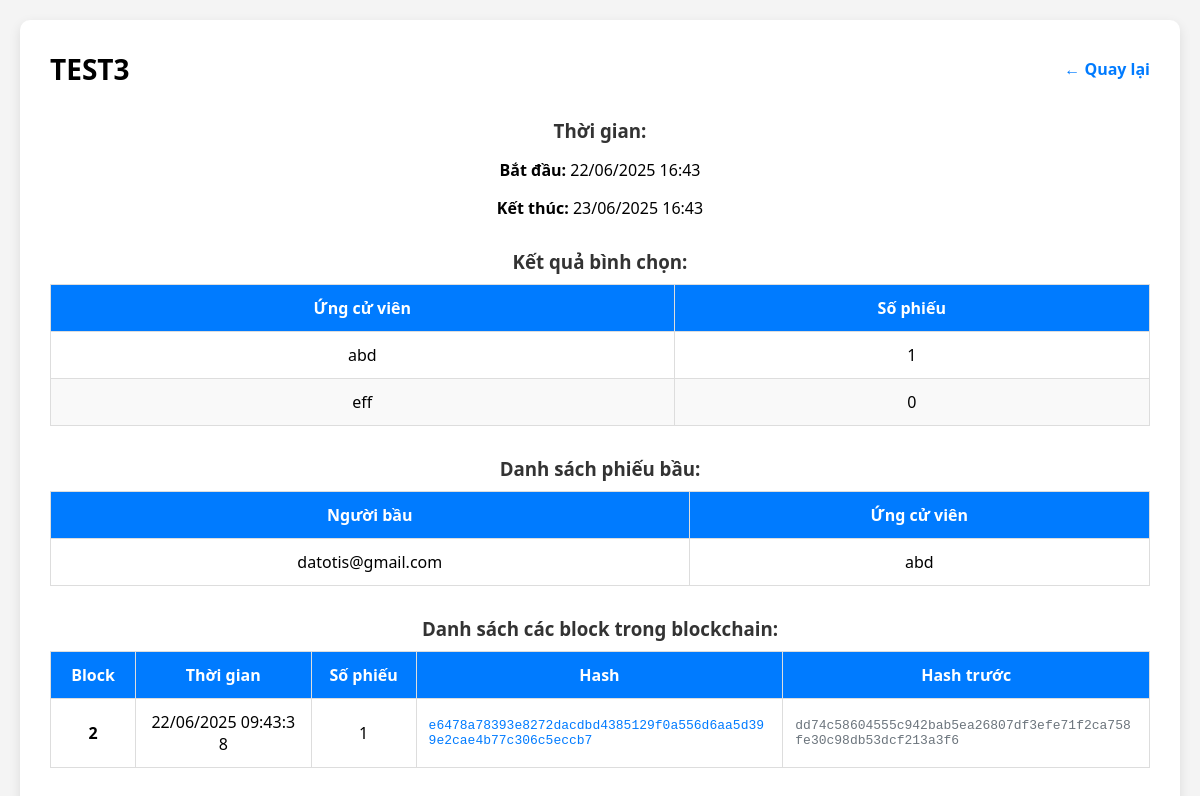
The app's page /admin/poll/4 (signed in) with its own data.
### models.py (models this page shows)
class Poll(db.Model):
    id = db.Column(db.Integer, primary_key=True)
    title = db.Column(db.String(200), nullable=False)
    start_time = db.Column(db.DateTime, nullable=False)
    end_time = db.Column(db.DateTime, nullable=False)
    candidates = db.relationship("Candidate", backref="poll", lazy=True, cascade="all, delete")

class Candidate(db.Model):
    id = db.Column(db.Integer, primary_key=True)
    name = db.Column(db.String(80), nullable=False)
    poll_id = db.Column(db.Integer, db.ForeignKey('poll.id'), nullable=False)

class Block(db.Model):
    id = db.Column(db.Integer, primary_key=True)
    poll_id = db.Column(db.Integer, db.ForeignKey('poll.id'), nullable=False)  # Gắn block với cuộc bình chọn
    index = db.Column(db.Integer, nullable=False)
    timestamp = db.Column(db.DateTime, default=datetime.utcnow)
    votes_json = db.Column(db.Text, nullable=False)
    voted_users_json = db.Column(db.Text, nullable=False)
    previous_hash = db.Column(db.String(64), nullable=False)
    hash = db.Column(db.String(64), nullable=False)

### app.py (the view)
@app.route("/admin/poll/<int:poll_id>")
def poll_detail(poll_id):
    if "user_id" not in session or not session.get("is_admin"):
        return redirect(url_for("login"))
    poll = Poll.query.get_or_404(poll_id)
    votes = blockchain.get_all_votes()
    vote_counts = {c.name: 0 for c in poll.candidates}
    for vote in votes:
        if vote["poll_id"] == poll.id and vote["candidate"] in vote_counts:
            vote_counts[vote["candidate"]] += 1
    poll_blocks = []
    blocks = Block.query.order_by(Block.index).all()
    for block in blocks:
        block_votes = [v for v in json.loads(block.votes_json) if v["poll_id"] == poll.id]
        if block_votes:
            poll_blocks.append({
                "index": block.index,
                "timestamp": block.timestamp,
                "votes": block_votes,
                "hash": block.hash,
                "previous_hash": block.previous_hash
            })
    return render_template("poll_detail.html",
                           poll=poll,
                           vote_counts=vote_counts,
                           votes=[v for v in votes if v["poll_id"] == poll.id],
                           blocks=poll_blocks)

### blockchain.py (called while the page is built)
    def get_all_votes(self):
        votes = []
        all_blocks = Block.query.all()
        for block in all_blocks:
            votes.extend(json.loads(block.votes_json))
        for poll_votes in self.current_votes.values():
            votes.extend(poll_votes)
        return votes

### templates/poll_detail.html (shortened to what this page needs)
<!DOCTYPE html>
<html lang="vi">
<head>
    <link rel="stylesheet" href="/static/style.css">
</head>
<body>
    <div class="container">
        <header>
            <h2>{{ poll.title }}</h2>
            <a href="/admin" class="back-btn">← Quay lại</a>
        </header>
        <section>
            <h3>Thời gian:</h3>
            <p><strong>Bắt đầu:</strong> {{ poll.start_time.strftime("%d/%m/%Y %H:%M") }}</p>
            <p><strong>Kết thúc:</strong> {{ poll.end_time.strftime("%d/%m/%Y %H:%M") }}</p>
        </section>
        <section>
            <h3>Kết quả bình chọn:</h3>
            <table>
                <thead>
                    <tr>
                        <th>Ứng cử viên</th>
                        <th>Số phiếu</th>
                    </tr>
                </thead>
                <tbody>
                    {% for name, count in vote_counts.items() %}
                    <tr>
                        <td>{{ name }}</td>
                        <td>{{ count }}</td>
                    </tr>
                    {% endfor %}
                </tbody>
            </table>
        </section>
        <section>
            <h3>Danh sách phiếu bầu:</h3>
            <table>
                <thead>
                    <tr>
                        <th>Người bầu</th>
                        <th>Ứng cử viên</th>
                    </tr>
                </thead>
                <tbody>
                    {% for vote in votes %}
                    {% if vote["candidate"] in vote_counts %}
                    <tr>
                        <td>{{ vote["voter"] }}</td>
                        <td>{{ vote["candidate"] }}</td>
                    </tr>
                    {% endif %}
                    {% endfor %}
                </tbody>
            </table>
        </section>
        <section>
            <h3>Danh sách các block trong blockchain:</h3>
            <div style="overflow-x: auto;">
                <table>
                    <thead>
                        <tr>
                            <th style="min-width: 60px;">Block</th>
                            <th style="min-width: 150px;">Thời gian</th>
                            <th style="min-width: 80px;">Số phiếu</th>
                            <th style="min-width: 300px;">Hash</th>
                            <th style="min-width: 300px;">Hash trước</th>
                        </tr>
                    </thead>
                    <tbody>
                        {% for block in blocks %}
                        <tr>
                            <td><strong>{{ block.index }}</strong></td>
                            <td>{{ block.timestamp.strftime("%d/%m/%Y %H:%M:%S") }}</td>
                            <td>{{ block.votes|length }}</td>
                            <td style="text-align: left; font-family: monospace; color: #007bff;">{{ block.hash }}</td>
                            <td style="text-align: left; font-family: monospace; color: #6c757d;">{{ block.previous_hash
                                }}</td>
                        </tr>
                        {% endfor %}
                    </tbody>
                </table>
            </div>
        </section>
    </div>
</body>
</html>

### static/style.css (style rules this page uses)
body { font-family: Arial, sans-serif; text-align: center; margin: 50px; }
table { width: 50%; margin: auto; border-collapse: collapse; }
th, td { border: 1px solid black; padding: 10px; }

### templates/poll_detail.html (style rules this page uses)
body { font-family: 'Segoe UI', sans-serif; background-color: #f4f4f4; margin: 0; padding: 20px; }
.container { max-width: 1100px; margin: auto; background: #fff; padding: 30px; border-radius: 10px; box-shadow: 0 4px 12px rgba(0, 0, 0, 0.1); }
header { display: flex; justify-content: space-between; align-items: center; margin-bottom: 30px; }
header h2 { margin: 0; font-size: 28px; }
.back-btn { text-decoration: none; color: #007BFF; font-weight: bold; }
section { margin-bottom: 30px; }
h3 { margin-bottom: 10px; color: #333; }
table { width: 100%; border-collapse: collapse; background: #fff; }
th, td { border: 1px solid #ddd; padding: 12px; text-align: center; word-break: break-all; }
th { background-color: #007BFF; color: white; }
tr:nth-child(even) { background-color: #f9f9f9; }

### records on screen
Poll: title "TEST3", start_time "22/06/2025 16:43", end_time "23/06/2025 16:43"
Candidate: name "abd", count "1"
Candidate: name "eff", count "0"
Block: index "2", timestamp "22/06/2025 09:43:38", votes|length "1", hash "e6478a78393e8272dacdbd4385129f0a556d6aa5d399e2cae4b77c306c5eccb7", previous_hash "dd74c58604555c942bab5ea26807df3efe71f2ca758fe30c98db53dcf213a3f6"

### other values on screen
{{ vote["voter"] }} "datotis@gmail.com"
{{ vote["candidate"] }} "abd"
